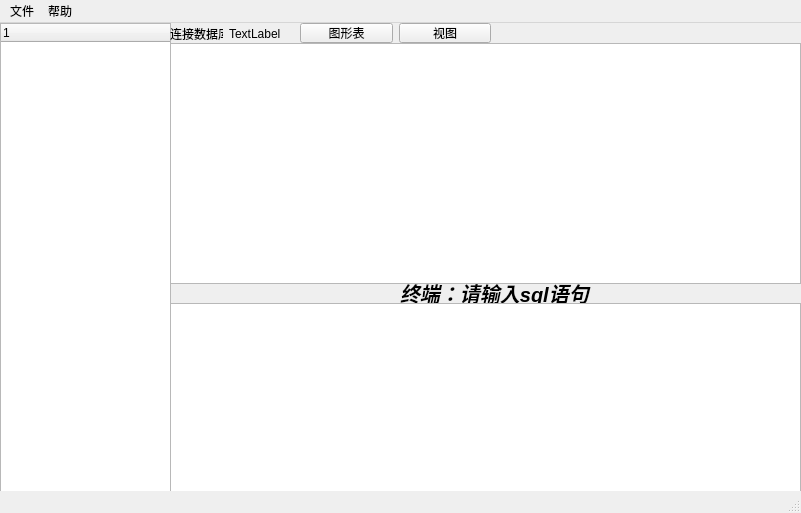
<?xml version="1.0" encoding="UTF-8"?>
<ui version="4.0">
 <class>MainWindow</class>
 <widget class="QMainWindow" name="MainWindow">
  <property name="geometry">
   <rect>
    <x>0</x>
    <y>0</y>
    <width>801</width>
    <height>513</height>
   </rect>
  </property>
  <property name="windowTitle">
   <string>MainWindow</string>
  </property>
  <widget class="QWidget" name="centralwidget">
   <widget class="QGraphicsView" name="showsqldo">
    <property name="geometry">
     <rect>
      <x>170</x>
      <y>20</y>
      <width>631</width>
      <height>241</height>
     </rect>
    </property>
   </widget>
   <widget class="QPlainTextEdit" name="insertsql">
    <property name="geometry">
     <rect>
      <x>170</x>
      <y>280</y>
      <width>631</width>
      <height>201</height>
     </rect>
    </property>
    <property name="font">
     <font>
      <pointsize>12</pointsize>
      <italic>true</italic>
      <bold>true</bold>
      <underline>true</underline>
      <strikeout>false</strikeout>
     </font>
    </property>
    <property name="focusPolicy">
     <enum>Qt::FocusPolicy::TabFocus</enum>
    </property>
   </widget>
   <widget class="QTreeWidget" name="tree">
    <property name="geometry">
     <rect>
      <x>0</x>
      <y>0</y>
      <width>171</width>
      <height>481</height>
     </rect>
    </property>
    <column>
     <property name="text">
      <string notr="true">1</string>
     </property>
    </column>
   </widget>
   <widget class="QLabel" name="label_3">
    <property name="geometry">
     <rect>
      <x>400</x>
      <y>260</y>
      <width>291</width>
      <height>20</height>
     </rect>
    </property>
    <property name="baseSize">
     <size>
      <width>5</width>
      <height>5</height>
     </size>
    </property>
    <property name="font">
     <font>
      <pointsize>15</pointsize>
      <italic>true</italic>
      <bold>true</bold>
      <underline>true</underline>
     </font>
    </property>
    <property name="text">
     <string>终端：请输入sql语句</string>
    </property>
   </widget>
   <widget class="QWidget" name="">
    <property name="geometry">
     <rect>
      <x>300</x>
      <y>0</y>
      <width>191</width>
      <height>20</height>
     </rect>
    </property>
    <layout class="QHBoxLayout" name="howtoshow">
     <item>
      <widget class="QPushButton" name="changeinui">
       <property name="text">
        <string>图形表</string>
       </property>
      </widget>
     </item>
     <item>
      <widget class="QPushButton" name="uishow">
       <property name="text">
        <string>视图</string>
       </property>
      </widget>
     </item>
    </layout>
   </widget>
   <widget class="QWidget" name="">
    <property name="geometry">
     <rect>
      <x>170</x>
      <y>0</y>
      <width>111</width>
      <height>21</height>
     </rect>
    </property>
    <layout class="QHBoxLayout" name="base">
     <item>
      <widget class="QLabel" name="label">
       <property name="text">
        <string>连接数据库：</string>
       </property>
      </widget>
     </item>
     <item>
      <widget class="QLabel" name="basename">
       <property name="text">
        <string>TextLabel</string>
       </property>
      </widget>
     </item>
    </layout>
   </widget>
  </widget>
  <widget class="QMenuBar" name="menubar">
   <property name="geometry">
    <rect>
     <x>0</x>
     <y>0</y>
     <width>801</width>
     <height>18</height>
    </rect>
   </property>
   <widget class="QMenu" name="menu">
    <property name="title">
     <string>文件</string>
    </property>
    <addaction name="action"/>
    <addaction name="action_2"/>
    <addaction name="separator"/>
   </widget>
   <widget class="QMenu" name="menu_2">
    <property name="title">
     <string>帮助</string>
    </property>
    <addaction name="actiongithub"/>
   </widget>
   <addaction name="menu"/>
   <addaction name="menu_2"/>
  </widget>
  <widget class="QStatusBar" name="statusbar"/>
  <action name="action">
   <property name="text">
    <string>连接数据库</string>
   </property>
  </action>
  <action name="action_2">
   <property name="text">
    <string>断开连接</string>
   </property>
  </action>
  <action name="actiongithub">
   <property name="text">
    <string>github</string>
   </property>
  </action>
 </widget>
 <resources/>
 <connections/>
</ui>
